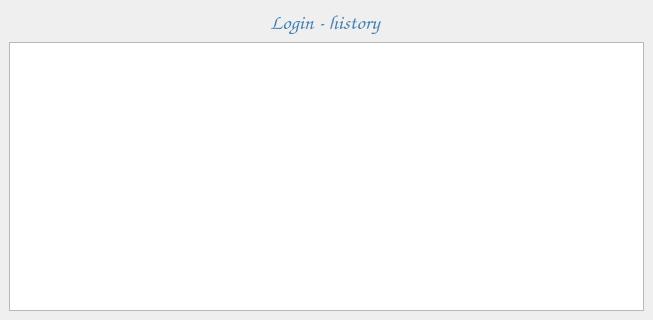
<?xml version="1.0" encoding="UTF-8"?>
<ui version="4.0">
 <class>HistoryWindow</class>
 <widget class="QMainWindow" name="HistoryWindow">
  <property name="geometry">
   <rect>
    <x>0</x>
    <y>0</y>
    <width>653</width>
    <height>320</height>
   </rect>
  </property>
  <property name="windowTitle">
   <string>History</string>
  </property>
  <property name="styleSheet">
   <string notr="true">QLabel{
	color: steelblue;
	font: 16pt &quot;Comic Sans MS&quot;;
	font-weight:bold;
}</string>
  </property>
  <widget class="QWidget" name="centralwidget">
   <layout class="QGridLayout" name="gridLayout">
    <item row="0" column="0" alignment="Qt::AlignHCenter">
     <widget class="QLabel" name="lbl_title">
      <property name="font">
       <font>
        <family>Comic Sans MS</family>
        <pointsize>16</pointsize>
        <weight>75</weight>
        <italic>false</italic>
        <bold>true</bold>
       </font>
      </property>
      <property name="text">
       <string>Login - history</string>
      </property>
     </widget>
    </item>
    <item row="1" column="0">
     <widget class="QTableWidget" name="tableWidget"/>
    </item>
   </layout>
  </widget>
 </widget>
 <resources/>
 <connections/>
</ui>
